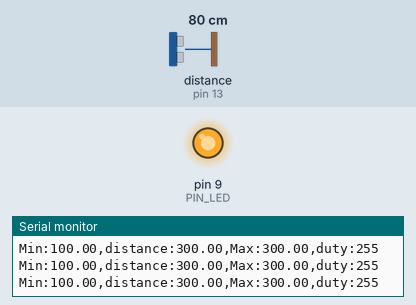
A sketch run on a simulated Arduino Uno, built with avr-gcc and run on an emulated ATmega328P. Shown: output pins drawn as LEDs (lit = HIGH), the last lines printed to the serial monitor. Wiring (inferred from the names in the program): ultrasonic range finder: trigger pin 12; echo pin 13. Dashed ring = blinking. The test bench sets the inputs (shaded band); at power-on: distance to the obstacle (sensor on pin 13) 80 cm. The echo pulse lasts 58.3 µs per cm; pins used as bus, display or sensor lines are not drawn.

Above: at 1.2 s.
1.3 s: distance to the obstacle (sensor on pin 13) set to 18 cm
At 2.41 s:
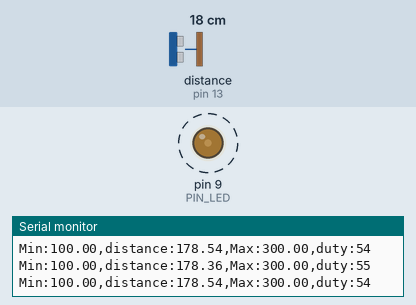
4.3 s: distance to the obstacle (sensor on pin 13) set to 2 cm
Timing chart, 0 to 7.3 s (numbered marks = the images above; inputs shaded):
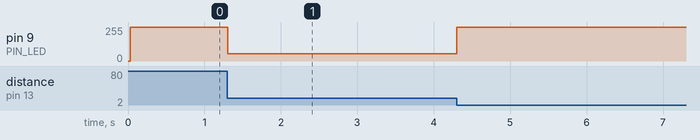

Measured:
- after the input at 1.3 s, pin 9 (PIN_LED): alternates 55/255 for 0.02 s and 54/255 for 0.03 s, starting at once

The sketch:

08_example_2.ino
```cpp
// Arduino pin assignment
#define PIN_LED  9    // PWM 가능 핀 (Uno 기준 3, 5, 6, 9, 10, 11)
#define PIN_TRIG 12   // sonar sensor TRIGGER
#define PIN_ECHO 13   // sonar sensor ECHO

// configurable parameters
#define SND_VEL 346.0     // sound velocity at 24 celsius degree (unit: m/sec)
#define INTERVAL 25       // sampling interval (unit: msec)
#define PULSE_DURATION 10 // ultra-sound Pulse Duration (unit: usec)
#define _DIST_MIN 100.0   // minimum distance to be measured (unit: mm)
#define _DIST_MAX 300.0   // maximum distance to be measured (unit: mm)
#define _DIST_MID 200.0   // LED가 가장 밝은 거리 (unit: mm)

#define TIMEOUT ((INTERVAL / 2) * 1000.0) // maximum echo waiting time (unit: usec)
#define SCALE (0.001 * 0.5 * SND_VEL)     // coefficent to convert duration to distance

unsigned long last_sampling_time;   // unit: msec

void setup() {
  pinMode(PIN_LED, OUTPUT);
  pinMode(PIN_TRIG, OUTPUT);
  pinMode(PIN_ECHO, INPUT);
  digitalWrite(PIN_TRIG, LOW);

  Serial.begin(57600);
}

void loop() {
  float distance;
  int duty;

  if (millis() < (last_sampling_time + INTERVAL))
    return;

  distance = USS_measure(PIN_TRIG, PIN_ECHO);

  // 측정 실패(0)이거나 범위를 벗어나면 경계값으로 고정
  if ((distance == 0.0) || (distance > _DIST_MAX)) {
    distance = _DIST_MAX;
  } else if (distance < _DIST_MIN) {
    distance = _DIST_MIN;
  }

  // 200mm에서 0(최대 밝기), 100mm/300mm에서 255(꺼짐)
  duty = (int)(255.0 * fabs(distance - _DIST_MID) / (_DIST_MID - _DIST_MIN));
  analogWrite(PIN_LED, duty);

  Serial.print("Min:");        Serial.print(_DIST_MIN);
  Serial.print(",distance:");  Serial.print(distance);
  Serial.print(",Max:");       Serial.print(_DIST_MAX);
  Serial.print(",duty:");      Serial.print(duty);
  Serial.println("");

  last_sampling_time += INTERVAL;
}

float USS_measure(int TRIG, int ECHO)
{
  digitalWrite(TRIG, HIGH);
  delayMicroseconds(PULSE_DURATION);
  digitalWrite(TRIG, LOW);

  return pulseIn(ECHO, HIGH, TIMEOUT) * SCALE; // unit: mm
}
```
